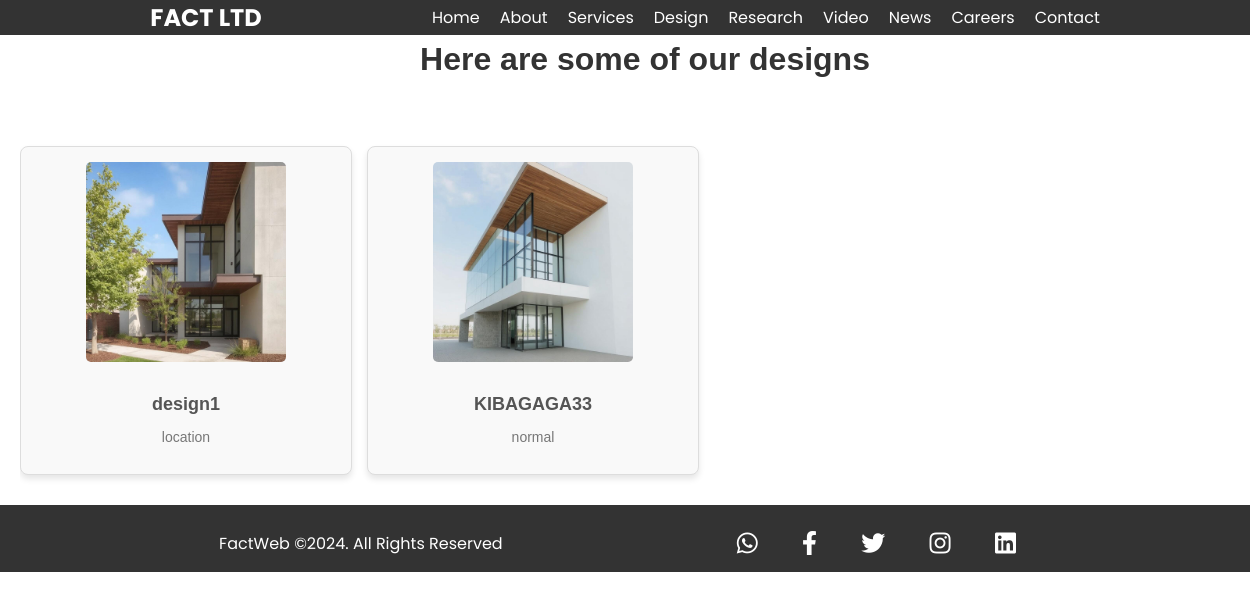
The app's page /design/, older data.
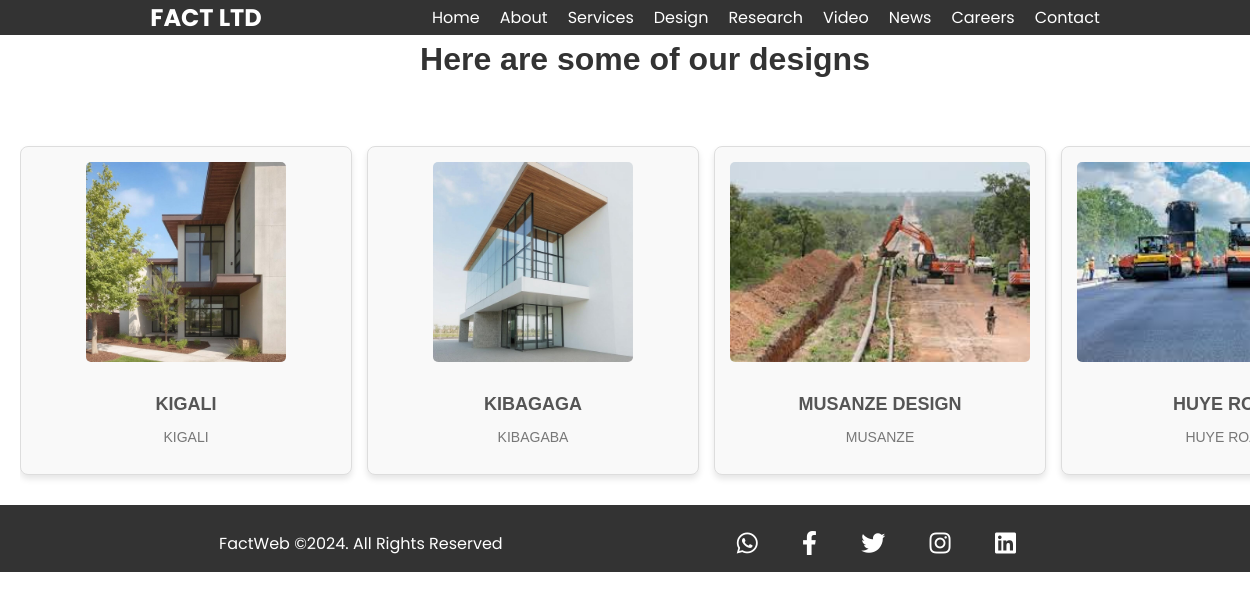
The same page, newer data.
### FactWebApp/models.py (models this page shows, shortened)
class Image(models.Model):
    image = models.ImageField(upload_to='images/')
    title = models.CharField(max_length=100, default='Title')
    description = models.TextField()
    location = models.CharField(max_length=100, default='Location')
    category = models.ForeignKey(ImageCategory, on_delete=models.CASCADE)
    name = models.CharField(max_length=100, default='Name')
    role = models.CharField(max_length=100, default='Role')
    posted_date = models.DateTimeField(default=now)
    magazine_type=models.TextField(default='Architectural magazine')  # Default to the current date/time

### FactWebApp/views.py (the view)
# urls.py: path('design/', views.design, name='design'),
def design(request):
    design_category = ImageCategory.objects.get(name='design')  # Assuming 'design' is the name of the design category
    design_images = Image.objects.filter(category=design_category)
    return render(request, 'FactWebApp/design.html', {'design_images': design_images})

### FactWebApp/models.py (called while the page is built)
    def __str__(self):
        return self.name

### FactWebApp/templates/FactWebApp/design.html (shortened to what this page needs)
{% extends 'base.html' %}
{% load static %}
{% block content %}
<div class="design-container">
    <h1>Here are some of our designs</h1>
    <div class="filter-options">
        <div  data-category="{{ design_image.category }}">
        </div>
    </div>
    <div class="design-grid">
        {% for design_image in design_images %}
        <div class="design-item" data-category="{{ design_image.category }}">
            <img src="{{ design_image.image.url }}" alt="{{ design_image.description }}">
            <h3>{{ design_image.title }}</h3>
            <p>{{ design_image.location }}</p>
        </div>
        {% endfor %}
    </div>
</div>
{% endblock %}
{% block extrastyles %}
<link rel="stylesheet" type="text/css" href="{% static 'FactWebApp/css/design.css' %}">
{% endblock %}

Row changes from the older to the newer data that the page shows:
changed Image: title "design1" → "KIGALI"; location "location" → "KIGALI"
changed Image: title "KIBAGAGA33" → "KIBAGAGA"; location "normal" → "KIBAGABA"
added Image: image (picture), title "MUSANZE DESIGN", location "MUSANZE"
added Image: image (picture), title "HUYE…", location "HUYE…"
